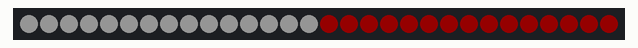
Simulated run of this sketch. Board: Arduino Uno, built with avr-gcc and run on an emulated ATmega328P. On the bench: 30 RGB LEDs in strip order, left to right. Dim RGB values are drawn brighter than linear.

Above: at 0.1 s.
At 6.5 s:
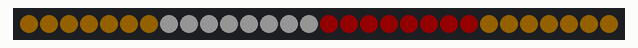
At 14.4 s:
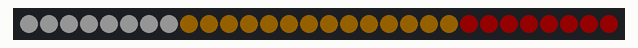

Measured:
- by itself, everything shown: repeats every 15.6 s, in 72 steps

The sketch:

test_leds.ino
```cpp
#include <FastLED.h>
#define LED_PIN  5
#define NUM_LEDS  30
#define NUM_BLINK_LEDS  7
#define BRIGHTNESS  20
CRGB leds[NUM_LEDS];

int t_blink = 500;
int f_orange = 50;
int f_white = 30;

void setup(){
  FastLED.addLeds<WS2812, LED_PIN, GRB>(leds, NUM_LEDS);
  FastLED.setBrightness(BRIGHTNESS);
  RedWhite();
}

void loop(){
  delay(3000);
  for(int k = 0; k <= 3; k++){
    blinkRight();
  }
  for(int k = 0; k<= 3; k++){
    blinkLeft();
  }
}

void allWhite(){
  for(int i = 0; i <= 9; i++){
    leds[i] = CRGB::White;
    FastLED.show();
  }
}

void RedWhite(){
  for(int i = 0; i < NUM_LEDS/2; i++){
    leds[i] = CRGB::White;
  }
  for(int i = NUM_LEDS/2; i < NUM_LEDS; i++){
    leds[i] = CRGB::Red;
  }
  FastLED.show();
}

void blinkRight(){
  for(int i = NUM_BLINK_LEDS-1; i >= 0; i--){
    leds[i] = CRGB::Orange;
    leds[NUM_LEDS-i-1] = CRGB::Orange;
    FastLED.show();
    delay(f_orange);
  }
  delay(t_blink);
  for(int i = NUM_BLINK_LEDS-1; i >= 0; i--){
    leds[i] = CRGB::White;
    leds[NUM_LEDS-i-1] = CRGB::Red;
    FastLED.show();
    delay(f_white);
  }
  delay(t_blink);
}

void blinkLeft(){
  for(int i = NUM_BLINK_LEDS-1; i >= 0; i--){
    leds[NUM_LEDS/2-i-1] = CRGB::Orange;
    leds[NUM_LEDS/2+i] = CRGB::Orange;
    FastLED.show();
    delay(f_orange);
  }
  delay(t_blink);
  for(int i = NUM_BLINK_LEDS-1; i >= 0; i--){
    leds[NUM_LEDS/2-i-1] = CRGB::White;
    leds[NUM_LEDS/2+i] = CRGB::Red;
    FastLED.show();
    delay(f_white);
  }
  delay(t_blink);
}
```
